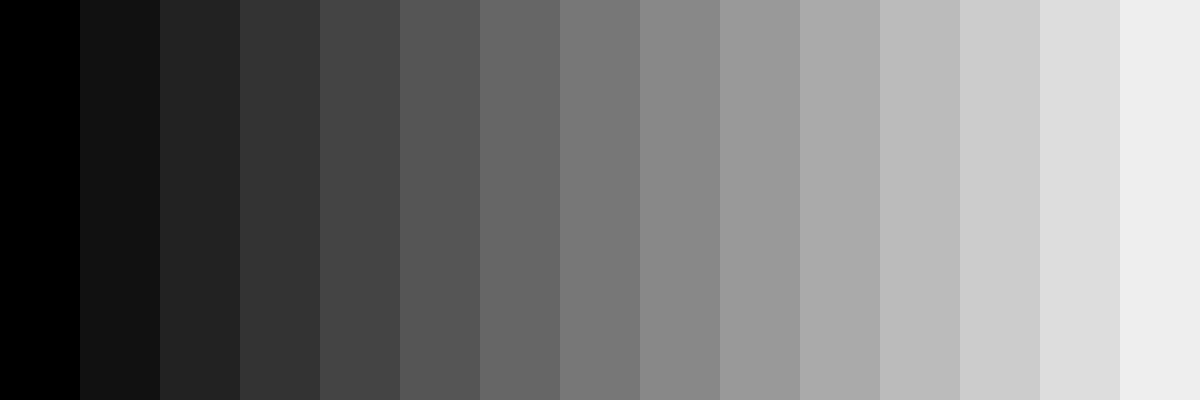
Frame 1 (no input)
Frame 60 (the mouse pressed at the canvas centre just before this capture): identical to frame 1, image omitted
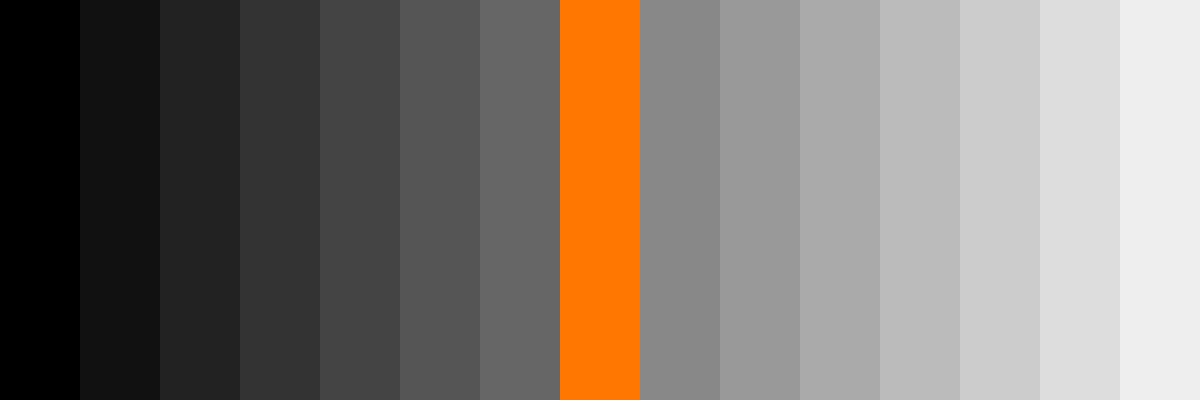
Frame 120 (the mouse held since frame 60 and released just before this capture)

The Processing sketch that drew these frames (run headless with seeded random() and noise(); from frame 60 on, the mouse is pressed at the canvas centre):

// Processing sketch: processing_98800
// ── processing_98800.pde

int partes= 15;
int division= 1200/partes;
int coldiv= 255/partes;  
boolean parte = false;
boolean noseleccionado = false;
int [] col;
int auxiliar;
int [] background;

void setup() {
  size(1200, 400);
  noStroke();
  fill(0);
 col = new int[partes+1];
 background = new int[partes+1];
 for (int i=0;i<partes;i++){
   if (partes==i){
    col[i]=255;
    background[i]=255;
   }
  else{ 
    col[i]=i*coldiv;
    background[i]=i*coldiv;
  }
 } 
}

void draw() {
  for(int j=0;j<partes;j++){
    fill(background[j]);
    rect(j*division,0,division,400);
  }
  for(int i=0;i<partes;i++){
    if(mouseX>=i*division && mouseX<=(i+1)*division){
      auxiliar=i;
      parte = true;  
      if(!noseleccionado) { 
        fill(background[auxiliar]);
        rect(auxiliar*division,0,division,400);
      } 
     else {
        fill(255,col[auxiliar],0);
        rect(auxiliar*division,0,division,400);
      parte = false;
    }
    }
  }
}

void mousePressed() {
  if(parte) { 
    noseleccionado = true; 
    fill(255,col[auxiliar],0);
    rect(auxiliar*division,0,division,400);
  } else {
    noseleccionado = false;
  } 
println("255, "+col[auxiliar]+",0"); 
}

void mouseReleased() {
  noseleccionado = false;
}
